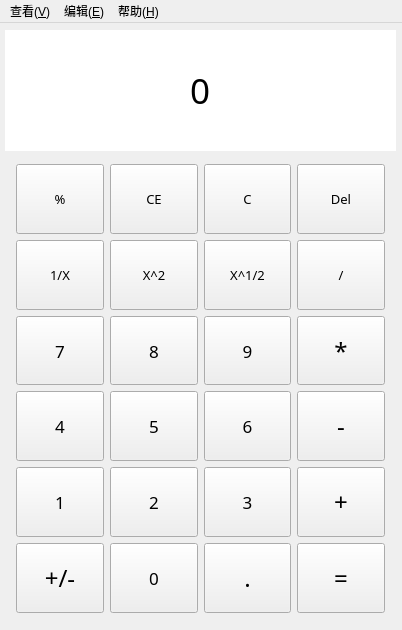
<?xml version="1.0" encoding="UTF-8"?>
<ui version="4.0">
 <class>caculator</class>
 <widget class="QMainWindow" name="caculator">
  <property name="geometry">
   <rect>
    <x>0</x>
    <y>0</y>
    <width>402</width>
    <height>630</height>
   </rect>
  </property>
  <property name="windowTitle">
   <string>caculator</string>
  </property>
  <widget class="QWidget" name="centralWidget">
   <widget class="QLineEdit" name="lineEdit">
    <property name="enabled">
     <bool>false</bool>
    </property>
    <property name="geometry">
     <rect>
      <x>5</x>
      <y>7</y>
      <width>391</width>
      <height>121</height>
     </rect>
    </property>
    <property name="font">
     <font>
      <family>微软雅黑</family>
      <pointsize>26</pointsize>
      <weight>50</weight>
      <bold>false</bold>
     </font>
    </property>
    <property name="layoutDirection">
     <enum>Qt::RightToLeft</enum>
    </property>
    <property name="styleSheet">
     <string notr="true">color: rgb(0, 0, 0);</string>
    </property>
    <property name="text">
     <string>0</string>
    </property>
    <property name="frame">
     <bool>false</bool>
    </property>
    <property name="alignment">
     <set>Qt::AlignHCenter</set>
    </property>
   </widget>
   <widget class="QWidget" name="gridLayoutWidget">
    <property name="geometry">
     <rect>
      <x>5</x>
      <y>130</y>
      <width>391</width>
      <height>471</height>
     </rect>
    </property>
    <property name="sizePolicy">
     <sizepolicy hsizetype="Minimum" vsizetype="Preferred">
      <horstretch>0</horstretch>
      <verstretch>0</verstretch>
     </sizepolicy>
    </property>
    <property name="font">
     <font>
      <family>Adobe Arabic</family>
      <pointsize>20</pointsize>
     </font>
    </property>
    <layout class="QGridLayout" name="gridLayout_3">
     <item row="0" column="2">
      <layout class="QVBoxLayout" name="verticalLayout_8">
       <item>
        <widget class="QPushButton" name="pushButton_C">
         <property name="sizePolicy">
          <sizepolicy hsizetype="Preferred" vsizetype="Preferred">
           <horstretch>0</horstretch>
           <verstretch>0</verstretch>
          </sizepolicy>
         </property>
         <property name="font">
          <font>
           <family>微软雅黑 Light</family>
           <pointsize>10</pointsize>
          </font>
         </property>
         <property name="text">
          <string>C</string>
         </property>
        </widget>
       </item>
       <item>
        <widget class="QPushButton" name="pushButton_kg">
         <property name="sizePolicy">
          <sizepolicy hsizetype="Preferred" vsizetype="Preferred">
           <horstretch>0</horstretch>
           <verstretch>0</verstretch>
          </sizepolicy>
         </property>
         <property name="font">
          <font>
           <family>微软雅黑 Light</family>
           <pointsize>10</pointsize>
          </font>
         </property>
         <property name="text">
          <string>X^1/2</string>
         </property>
        </widget>
       </item>
       <item>
        <widget class="QPushButton" name="pushButton_9">
         <property name="sizePolicy">
          <sizepolicy hsizetype="Preferred" vsizetype="Preferred">
           <horstretch>0</horstretch>
           <verstretch>0</verstretch>
          </sizepolicy>
         </property>
         <property name="font">
          <font>
           <family>微软雅黑</family>
           <pointsize>13</pointsize>
           <weight>50</weight>
           <bold>false</bold>
          </font>
         </property>
         <property name="text">
          <string>9</string>
         </property>
        </widget>
       </item>
       <item>
        <widget class="QPushButton" name="pushButton_6">
         <property name="sizePolicy">
          <sizepolicy hsizetype="Preferred" vsizetype="Preferred">
           <horstretch>0</horstretch>
           <verstretch>0</verstretch>
          </sizepolicy>
         </property>
         <property name="font">
          <font>
           <family>微软雅黑</family>
           <pointsize>13</pointsize>
           <weight>50</weight>
           <bold>false</bold>
          </font>
         </property>
         <property name="text">
          <string>6</string>
         </property>
        </widget>
       </item>
       <item>
        <widget class="QPushButton" name="pushButton_3">
         <property name="sizePolicy">
          <sizepolicy hsizetype="Preferred" vsizetype="Preferred">
           <horstretch>0</horstretch>
           <verstretch>0</verstretch>
          </sizepolicy>
         </property>
         <property name="font">
          <font>
           <family>微软雅黑</family>
           <pointsize>13</pointsize>
           <weight>50</weight>
           <bold>false</bold>
          </font>
         </property>
         <property name="text">
          <string>3</string>
         </property>
        </widget>
       </item>
       <item>
        <widget class="QPushButton" name="pushButton_poi">
         <property name="sizePolicy">
          <sizepolicy hsizetype="Preferred" vsizetype="Preferred">
           <horstretch>0</horstretch>
           <verstretch>0</verstretch>
          </sizepolicy>
         </property>
         <property name="font">
          <font>
           <family>微软雅黑 Light</family>
           <pointsize>18</pointsize>
          </font>
         </property>
         <property name="text">
          <string>.</string>
         </property>
        </widget>
       </item>
      </layout>
     </item>
     <item row="0" column="1">
      <layout class="QVBoxLayout" name="verticalLayout_7">
       <item>
        <widget class="QPushButton" name="pushButton_CE">
         <property name="sizePolicy">
          <sizepolicy hsizetype="Preferred" vsizetype="Minimum">
           <horstretch>0</horstretch>
           <verstretch>0</verstretch>
          </sizepolicy>
         </property>
         <property name="minimumSize">
          <size>
           <width>0</width>
           <height>0</height>
          </size>
         </property>
         <property name="font">
          <font>
           <family>微软雅黑 Light</family>
           <pointsize>10</pointsize>
          </font>
         </property>
         <property name="text">
          <string>CE</string>
         </property>
         <property name="iconSize">
          <size>
           <width>20</width>
           <height>15</height>
          </size>
         </property>
        </widget>
       </item>
       <item>
        <widget class="QPushButton" name="pushButton_pf">
         <property name="sizePolicy">
          <sizepolicy hsizetype="Preferred" vsizetype="Minimum">
           <horstretch>0</horstretch>
           <verstretch>0</verstretch>
          </sizepolicy>
         </property>
         <property name="font">
          <font>
           <family>微软雅黑 Light</family>
           <pointsize>10</pointsize>
          </font>
         </property>
         <property name="text">
          <string>X^2</string>
         </property>
        </widget>
       </item>
       <item>
        <widget class="QPushButton" name="pushButton_8">
         <property name="sizePolicy">
          <sizepolicy hsizetype="Preferred" vsizetype="Minimum">
           <horstretch>0</horstretch>
           <verstretch>0</verstretch>
          </sizepolicy>
         </property>
         <property name="font">
          <font>
           <family>微软雅黑</family>
           <pointsize>13</pointsize>
           <weight>50</weight>
           <bold>false</bold>
          </font>
         </property>
         <property name="text">
          <string>8</string>
         </property>
        </widget>
       </item>
       <item>
        <widget class="QPushButton" name="pushButton_5">
         <property name="sizePolicy">
          <sizepolicy hsizetype="Preferred" vsizetype="Minimum">
           <horstretch>0</horstretch>
           <verstretch>0</verstretch>
          </sizepolicy>
         </property>
         <property name="font">
          <font>
           <family>微软雅黑</family>
           <pointsize>13</pointsize>
           <weight>50</weight>
           <bold>false</bold>
          </font>
         </property>
         <property name="text">
          <string>5</string>
         </property>
        </widget>
       </item>
       <item>
        <widget class="QPushButton" name="pushButton_2">
         <property name="sizePolicy">
          <sizepolicy hsizetype="Preferred" vsizetype="Preferred">
           <horstretch>0</horstretch>
           <verstretch>0</verstretch>
          </sizepolicy>
         </property>
         <property name="font">
          <font>
           <family>微软雅黑</family>
           <pointsize>13</pointsize>
           <weight>50</weight>
           <bold>false</bold>
          </font>
         </property>
         <property name="text">
          <string>2</string>
         </property>
        </widget>
       </item>
       <item>
        <widget class="QPushButton" name="pushButton_0">
         <property name="sizePolicy">
          <sizepolicy hsizetype="Preferred" vsizetype="Preferred">
           <horstretch>0</horstretch>
           <verstretch>0</verstretch>
          </sizepolicy>
         </property>
         <property name="font">
          <font>
           <family>微软雅黑</family>
           <pointsize>13</pointsize>
           <weight>50</weight>
           <bold>false</bold>
          </font>
         </property>
         <property name="text">
          <string>0</string>
         </property>
        </widget>
       </item>
      </layout>
     </item>
     <item row="0" column="0">
      <layout class="QVBoxLayout" name="verticalLayout_6">
       <item>
        <widget class="QPushButton" name="pushButton_bfh">
         <property name="sizePolicy">
          <sizepolicy hsizetype="Preferred" vsizetype="Minimum">
           <horstretch>0</horstretch>
           <verstretch>0</verstretch>
          </sizepolicy>
         </property>
         <property name="font">
          <font>
           <family>微软雅黑 Light</family>
           <pointsize>10</pointsize>
          </font>
         </property>
         <property name="text">
          <string>%</string>
         </property>
        </widget>
       </item>
       <item>
        <widget class="QPushButton" name="pushButton_fs">
         <property name="sizePolicy">
          <sizepolicy hsizetype="Preferred" vsizetype="Minimum">
           <horstretch>0</horstretch>
           <verstretch>0</verstretch>
          </sizepolicy>
         </property>
         <property name="font">
          <font>
           <family>微软雅黑 Light</family>
           <pointsize>10</pointsize>
          </font>
         </property>
         <property name="text">
          <string>1/X</string>
         </property>
        </widget>
       </item>
       <item>
        <widget class="QPushButton" name="pushButton_7">
         <property name="sizePolicy">
          <sizepolicy hsizetype="Preferred" vsizetype="Minimum">
           <horstretch>0</horstretch>
           <verstretch>0</verstretch>
          </sizepolicy>
         </property>
         <property name="font">
          <font>
           <family>微软雅黑</family>
           <pointsize>13</pointsize>
           <weight>50</weight>
           <bold>false</bold>
          </font>
         </property>
         <property name="text">
          <string>7</string>
         </property>
         <property name="default">
          <bool>false</bool>
         </property>
         <property name="flat">
          <bool>false</bool>
         </property>
        </widget>
       </item>
       <item>
        <widget class="QPushButton" name="pushButton_4">
         <property name="sizePolicy">
          <sizepolicy hsizetype="Preferred" vsizetype="Minimum">
           <horstretch>0</horstretch>
           <verstretch>0</verstretch>
          </sizepolicy>
         </property>
         <property name="font">
          <font>
           <family>微软雅黑</family>
           <pointsize>13</pointsize>
           <weight>50</weight>
           <bold>false</bold>
          </font>
         </property>
         <property name="text">
          <string>4</string>
         </property>
        </widget>
       </item>
       <item>
        <widget class="QPushButton" name="pushButton_1">
         <property name="sizePolicy">
          <sizepolicy hsizetype="Preferred" vsizetype="Minimum">
           <horstretch>0</horstretch>
           <verstretch>0</verstretch>
          </sizepolicy>
         </property>
         <property name="font">
          <font>
           <family>微软雅黑</family>
           <pointsize>13</pointsize>
           <weight>50</weight>
           <bold>false</bold>
          </font>
         </property>
         <property name="text">
          <string>1</string>
         </property>
         <property name="autoDefault">
          <bool>false</bool>
         </property>
         <property name="default">
          <bool>false</bool>
         </property>
         <property name="flat">
          <bool>false</bool>
         </property>
        </widget>
       </item>
       <item>
        <widget class="QPushButton" name="pushButton_zf">
         <property name="sizePolicy">
          <sizepolicy hsizetype="Preferred" vsizetype="Minimum">
           <horstretch>0</horstretch>
           <verstretch>0</verstretch>
          </sizepolicy>
         </property>
         <property name="font">
          <font>
           <family>微软雅黑 Light</family>
           <pointsize>18</pointsize>
          </font>
         </property>
         <property name="text">
          <string>+/-</string>
         </property>
        </widget>
       </item>
      </layout>
     </item>
     <item row="0" column="3">
      <layout class="QVBoxLayout" name="verticalLayout_9">
       <item>
        <widget class="QPushButton" name="pushButton_bac">
         <property name="sizePolicy">
          <sizepolicy hsizetype="Preferred" vsizetype="Preferred">
           <horstretch>0</horstretch>
           <verstretch>0</verstretch>
          </sizepolicy>
         </property>
         <property name="font">
          <font>
           <family>微软雅黑 Light</family>
           <pointsize>10</pointsize>
          </font>
         </property>
         <property name="text">
          <string>Del</string>
         </property>
        </widget>
       </item>
       <item>
        <widget class="QPushButton" name="pushButton_div">
         <property name="sizePolicy">
          <sizepolicy hsizetype="Preferred" vsizetype="Preferred">
           <horstretch>0</horstretch>
           <verstretch>0</verstretch>
          </sizepolicy>
         </property>
         <property name="font">
          <font>
           <family>微软雅黑 Light</family>
           <pointsize>10</pointsize>
          </font>
         </property>
         <property name="text">
          <string>/</string>
         </property>
        </widget>
       </item>
       <item>
        <widget class="QPushButton" name="pushButton_mul">
         <property name="sizePolicy">
          <sizepolicy hsizetype="Preferred" vsizetype="Preferred">
           <horstretch>0</horstretch>
           <verstretch>0</verstretch>
          </sizepolicy>
         </property>
         <property name="font">
          <font>
           <family>微软雅黑 Light</family>
           <pointsize>18</pointsize>
          </font>
         </property>
         <property name="text">
          <string>*</string>
         </property>
        </widget>
       </item>
       <item>
        <widget class="QPushButton" name="pushButton_sub">
         <property name="sizePolicy">
          <sizepolicy hsizetype="Preferred" vsizetype="Preferred">
           <horstretch>0</horstretch>
           <verstretch>0</verstretch>
          </sizepolicy>
         </property>
         <property name="font">
          <font>
           <family>微软雅黑 Light</family>
           <pointsize>18</pointsize>
          </font>
         </property>
         <property name="text">
          <string>-</string>
         </property>
        </widget>
       </item>
       <item>
        <widget class="QPushButton" name="pushButton_add">
         <property name="sizePolicy">
          <sizepolicy hsizetype="Preferred" vsizetype="Preferred">
           <horstretch>0</horstretch>
           <verstretch>0</verstretch>
          </sizepolicy>
         </property>
         <property name="font">
          <font>
           <family>微软雅黑 Light</family>
           <pointsize>18</pointsize>
          </font>
         </property>
         <property name="text">
          <string>+</string>
         </property>
        </widget>
       </item>
       <item>
        <widget class="QPushButton" name="pushButton_equ">
         <property name="sizePolicy">
          <sizepolicy hsizetype="Preferred" vsizetype="Preferred">
           <horstretch>0</horstretch>
           <verstretch>0</verstretch>
          </sizepolicy>
         </property>
         <property name="font">
          <font>
           <family>微软雅黑 Light</family>
           <pointsize>18</pointsize>
          </font>
         </property>
         <property name="text">
          <string>=</string>
         </property>
        </widget>
       </item>
      </layout>
     </item>
    </layout>
   </widget>
  </widget>
  <widget class="QMenuBar" name="menuBar">
   <property name="geometry">
    <rect>
     <x>0</x>
     <y>0</y>
     <width>402</width>
     <height>23</height>
    </rect>
   </property>
   <widget class="QMenu" name="menu_V">
    <property name="title">
     <string>查看(&amp;V)</string>
    </property>
    <addaction name="action_T"/>
    <addaction name="action_S"/>
    <addaction name="action_P"/>
   </widget>
   <widget class="QMenu" name="menu_E">
    <property name="title">
     <string>编辑(&amp;E)</string>
    </property>
    <addaction name="action_Z"/>
    <addaction name="action_Y"/>
   </widget>
   <widget class="QMenu" name="menu_H">
    <property name="title">
     <string>帮助(&amp;H)</string>
    </property>
    <addaction name="action_A"/>
   </widget>
   <addaction name="menu_V"/>
   <addaction name="menu_E"/>
   <addaction name="menu_H"/>
  </widget>
  <action name="action_T">
   <property name="icon">
    <iconset resource="images.qrc">
     <normaloff>:/images/images/bzx.png</normaloff>:/images/images/bzx.png</iconset>
   </property>
   <property name="text">
    <string>标准型(&amp;T)</string>
   </property>
   <property name="shortcut">
    <string>Alt+1</string>
   </property>
  </action>
  <action name="action_S">
   <property name="icon">
    <iconset resource="images.qrc">
     <normaloff>:/images/images/kx.png</normaloff>:/images/images/kx.png</iconset>
   </property>
   <property name="text">
    <string>科学型(&amp;S)</string>
   </property>
   <property name="shortcut">
    <string>Alt+2</string>
   </property>
  </action>
  <action name="action_P">
   <property name="icon">
    <iconset resource="images.qrc">
     <normaloff>:/images/images/cxy.png</normaloff>:/images/images/cxy.png</iconset>
   </property>
   <property name="text">
    <string>程序员(&amp;P)</string>
   </property>
   <property name="shortcut">
    <string>Alt+3</string>
   </property>
  </action>
  <action name="action_Z">
   <property name="icon">
    <iconset resource="images.qrc">
     <normaloff>:/images/images/cx.png</normaloff>:/images/images/cx.png</iconset>
   </property>
   <property name="text">
    <string>撤销(&amp;Z)</string>
   </property>
   <property name="shortcut">
    <string>Ctrl+Z</string>
   </property>
  </action>
  <action name="action_Y">
   <property name="icon">
    <iconset resource="images.qrc">
     <normaloff>:/images/images/hf.png</normaloff>:/images/images/hf.png</iconset>
   </property>
   <property name="text">
    <string>恢复(&amp;Y)</string>
   </property>
   <property name="shortcut">
    <string>Ctrl+Y</string>
   </property>
  </action>
  <action name="action_A">
   <property name="enabled">
    <bool>true</bool>
   </property>
   <property name="icon">
    <iconset resource="images.qrc">
     <normaloff>:/images/images/about.png</normaloff>:/images/images/about.png</iconset>
   </property>
   <property name="text">
    <string>关于(&amp;A)</string>
   </property>
   <property name="shortcut">
    <string>Alt+A</string>
   </property>
  </action>
 </widget>
 <layoutdefault spacing="6" margin="11"/>
 <resources>
  <include location="images.qrc"/>
 </resources>
 <connections/>
</ui>
